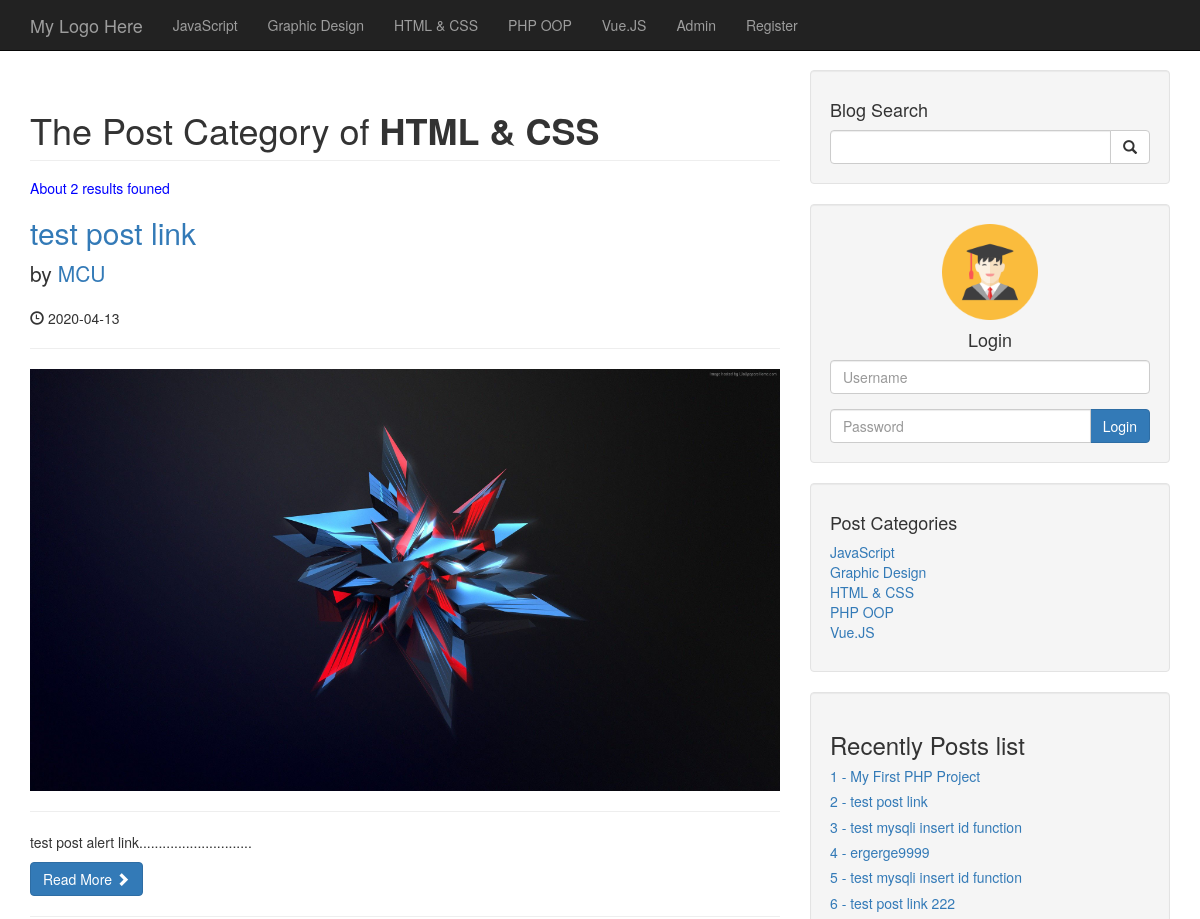
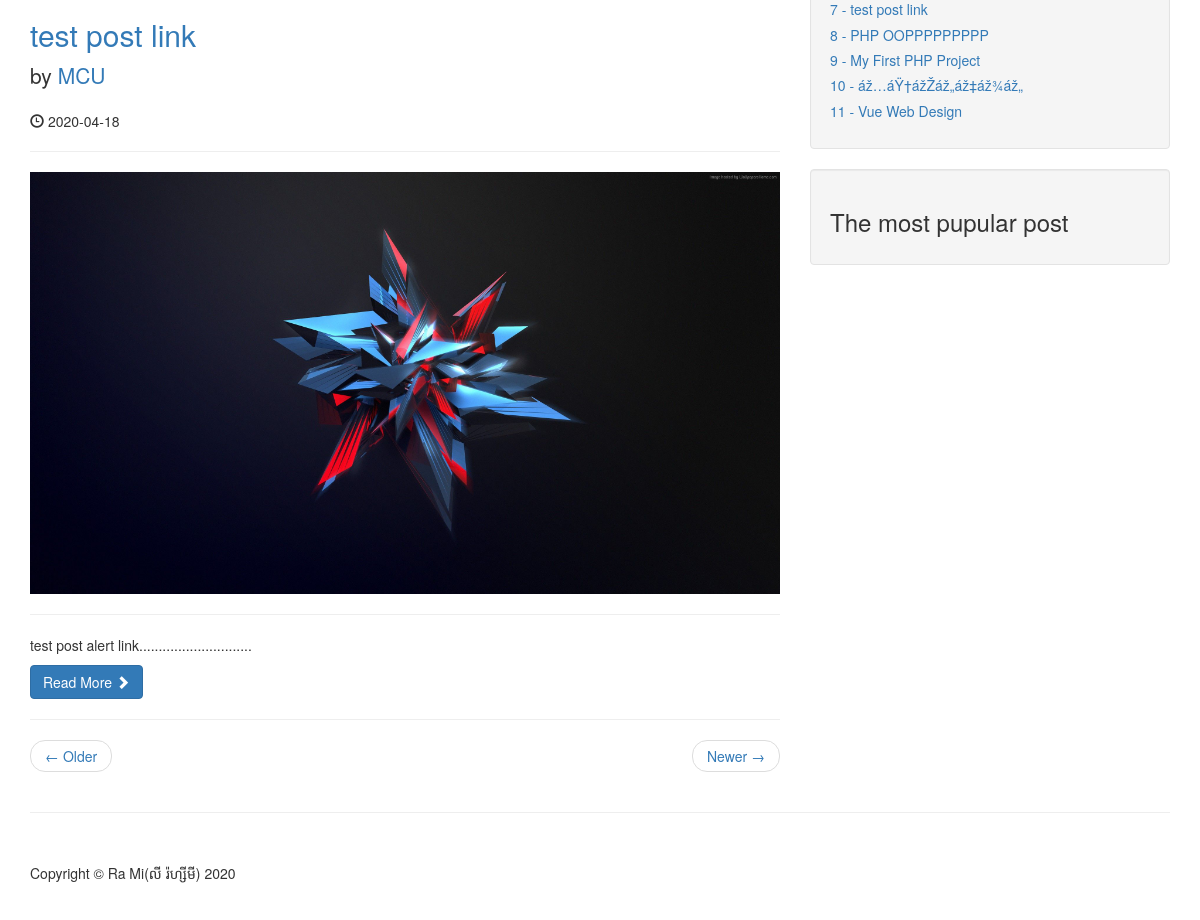
The app's page /category.php?category=11 with its own data (2 pictures, top to bottom).
### tables this page shows
CREATE TABLE `category` (
  `cat_id` int(3) NOT NULL,
  `cat_title` varchar(255) NOT NULL
);

CREATE TABLE `post` (
  `post_id` int(3) NOT NULL,
  `post_cat_id` int(3) NOT NULL,
  `post_title` varchar(255) NOT NULL,
  `post_author` varchar(255) NOT NULL,
  `post_date` date NOT NULL,
  `post_image` text NOT NULL,
  `post_content` text NOT NULL,
  `post_tags` varchar(255) NOT NULL,
  `post_comment_count` int(11) NOT NULL,
  `post_status` varchar(255) NOT NULL DEFAULT 'draft'
);

### category.php (the view, shortened to what this page needs)
<?php include "include/header.php" ?>
<?php include "include/navigation.php" ?>
<div class="container">
    <div class="row">
        <div class="col-md-8">
            <?php
            if (isset($_GET['category'])) {
                $cat_id = $_GET['category'];
            }
            $query2 = "SELECT * FROM category WHERE cat_id = {$cat_id}";
            $selectAllCat2 = mysqli_query($connection, $query2);
            while ($rows2 = mysqli_fetch_assoc($selectAllCat2)) {
                $catTitle2 = $rows2["cat_title"];
            }
            ?>
            <h1 class="page-header">
                The Post Category of <b><?php echo $catTitle2; ?></b>
            </h1>
            <?php
            $query = "SELECT * FROM post WHERE post_cat_id = {$cat_id}";
            $selectAllPost = mysqli_query($connection, $query);
            $count = mysqli_num_rows($selectAllPost);
            if ($count == 0) {
                echo "<h5 style='color:blue'>About " . $count . " results founed</h5>";
                echo "<h3 style='color:red'> The Category of - <span style='color:black'>" . "$catTitle2" . "</span> - did not have any documents yet.</h3>";
            } else {
                echo "<h5 style='color:blue'>About " . $count . " results founed</h5>";
                while ($rows = mysqli_fetch_assoc($selectAllPost)) {
                    $post_id = $rows["post_id"];
                    $post_title = $rows["post_title"];
                    $post_author = $rows["post_author"];
                    $post_date = $rows["post_date"];
                    $post_image = $rows["post_image"];
                    $post_content = substr($rows["post_content"],0,300);
            ?>
                    <h2>
                        <a href="post.php?p_id=<?php echo $post_id ?>"><?php echo $post_title ?></a>
                    </h2>
                    <p class="lead">
                        by <a href="author_post.php?author=<?php echo $post_author; ?>&p_id=<?php echo $post_id ?>"><?php echo $post_author ?></a>
                    </p>
                    <p><span class="glyphicon glyphicon-time"></span> <?php echo $post_date ?></p>
                    <hr>
                    <a href="post.php?p_id=<?php echo $post_id ?>"><img class="img-responsive" src="images/<?php echo $post_image ?>" alt=""></a>
                    <hr>
                    <p><?php echo $post_content ?></p>
                    <a class="btn btn-primary" href="post.php?p_id=<?php echo $post_id ?>">Read More <span class="glyphicon glyphicon-chevron-right"></span></a>
                    <hr>
                <?php }
                ?>
                <ul class="pager">
                    <li class="previous">
                        <a href="#">&larr; Older</a>
                    </li>
                    <li class="next">
                        <a href="#">Newer &rarr;</a>
                    </li>
                </ul>
            <?php } ?>
        </div>
        <?php include "include/sidebar.php" ?>
    </div>
    <hr>
    <?php include "include/footer.php" ?>

### include/navigation.php (shortened to what this page needs)
<nav class="navbar navbar-inverse navbar-fixed-top " role="navigation">
    <div class="container">
        <div class="navbar-header">
            <a class="navbar-brand" href="index.php">My Logo Here</a>
        </div>
        <div class="collapse navbar-collapse" id="bs-example-navbar-collapse-1">
            <ul class="nav navbar-nav">
                <?php
                $query = "SELECT * FROM category";
                $selectAllCat = mysqli_query($connection, $query);
                while ($rows = mysqli_fetch_assoc($selectAllCat)) {
                    $catTitle = $rows["cat_title"];
                    $catID = $rows["cat_id"];
                    echo "<li><a href='category.php?category=$catID'>{$catTitle}</a></li>";
                }
                ?>
                <li>
                    <a href="admin">Admin</a>
                </li>
                <li>
                    <a href="registration.php">Register</a>
                </li>
            </ul>
        </div>
    </div>
</nav>

### include/sidebar.php (shortened to what this page needs)
<div class="col-md-4">
    <div class="well">
        <h4>Blog Search</h4>
        <form action="search.php" method="post">
            <div class="input-group">
                <input name="search" type="text" class="form-control">
                <span class="input-group-btn">
                    <button name="submit" class="btn btn-default" type="submit">
                        <span class="glyphicon glyphicon-search"></span>
                    </button>
                </span>
            </div>
        </form>
    </div>
    <div class="well">
        <img src="images/login.png" alt="" width="30%" style="margin-left:35%">
        <h4 class="text-center" >Login</h4>
        <form action="include/login.php" method="post">
            <div class="form-group">
                <input name="username" type="text" class="form-control" placeholder="Username">
            </div>
            <div class="input-group">
                <input name="password" type="password" class="form-control" placeholder="Password">
                <span class="input-group-btn">
                    <button name="login" class="btn btn-primary" type="submit">
                        Login
                    </button>
                </span>
            </div>
        </form>
    </div>
    <?php
    $query = "SELECT * FROM category";
    $selectAllCat = mysqli_query($connection, $query);
    ?>
    <div class="well">
        <h4>Post Categories</h4>
        <div class="row">
            <div class="col-lg-12">
                <ul class="list-unstyled">
                    <?php
                    while ($rows = mysqli_fetch_assoc($selectAllCat)) {
                        $catTitle = $rows["cat_title"];
                        $catID = $rows["cat_id"];
                        echo "<li><a href='category.php?category=$catID'>{$catTitle}</a></li>";
                    }
                    ?>
                </ul>
            </div>
        </div>
    </div>
    <?php include "widget.php" ?>
</div>

### include/widget.php
<div class="well">
        <h3>Recently Posts list</h3>
        <?php
        $no = 1;
        $query = "SELECT * FROM post ORDER BY post_id DESC";
        $selectAllpost = mysqli_query($connection, $query);
        while ($rows = mysqli_fetch_assoc($selectAllpost)) {
                $post_Title = $rows["post_title"];
                $post_id = $rows["post_id"];
        ?>
                <a href="post.php?p_id=<?php echo $post_id ?>">
                        <h5><?php echo $no . " - " . $post_Title ?></h5>
                </a>
        <?php
                $no++;
        }
        ?>
</div>
<div class="well">
<h3>The most pupular post</h3>
</div>

### css/blog-home.css (style rules this page uses)
body { padding-top: 70px; }

### records on screen
category: cat_title "JavaScript"
category: cat_title "Graphic Design"
category: cat_title "HTML & CSS"
category: cat_title "PHP OOP"
category: cat_title "Vue.JS"
post: post_title "test post link", post_author "MCU", post_date "2020-04-13", post_image (picture), post_content "test post alert link............................."
post: post_title "test post link", post_author "MCU", post_date "2020-04-18", post_image (picture), post_content "test post alert link............................."
post: post_title "My First PHP Project"
post: post_title "test mysqli insert id function"
post: post_title "ergerge9999"
post: post_title "test mysqli insert id function"
post: post_title "test post link 222"
post: post_title "PHP OOPPPPPPPPP"
post: post_title "My First PHP Project"
post: post_title "áž…áŸ†ážŽáž„áž‡áž¾áž„"
post: post_title "Vue Web Design"

### other values on screen
$count "2"
